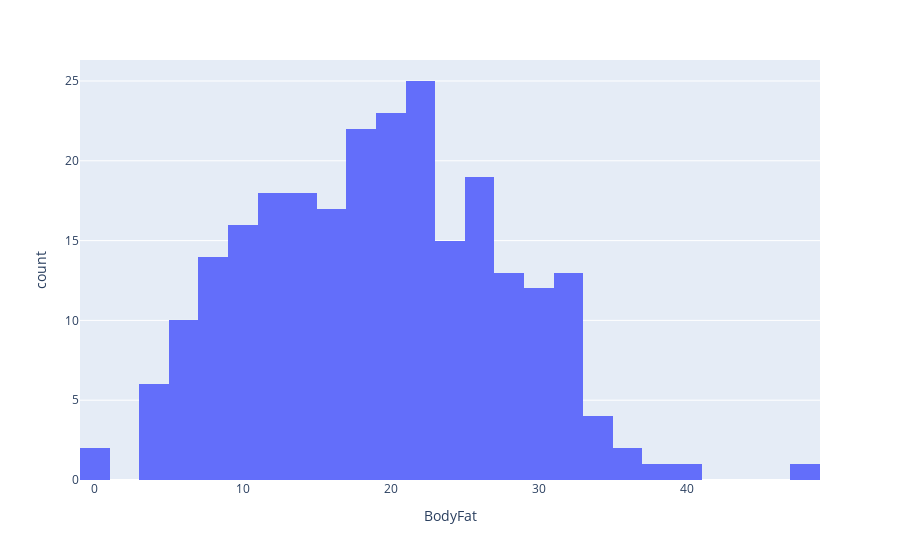

This figure's notebook cell:
### Code cell
fig = px.histogram(df, x='BodyFat', nbins=40)
fig.show()

### Figure 1 — Plotly figure (JSON) as saved in the notebook; plotly's stock layout.template omitted (floating-point values rounded to 4 significant figures; data arrays with more than 128 entries replaced by an {"elided": "..."} marker saying what was removed)
{"data": [{"alignmentgroup": "True", "bingroup": "x", "hovertemplate": "BodyFat=%{x}<br>count=%{y}<extra></extra>", "legendgroup": "", "marker": {"color": "#636efa", "pattern": {"shape": ""}}, "name": "", "nbinsx": 40, "offsetgroup": "", "orientation": "v", "showlegend": false, "type": "histogram", "x": {"elided": "252 float values"}, "xaxis": "x", "yaxis": "y"}], "layout": {"barmode": "relative", "legend": {"tracegroupgap": 0}, "margin": {"t": 60}, "xaxis": {"anchor": "y", "domain": [0, 1], "title": {"text": "BodyFat"}}, "yaxis": {"anchor": "x", "domain": [0, 1], "title": {"text": "count"}}}}
